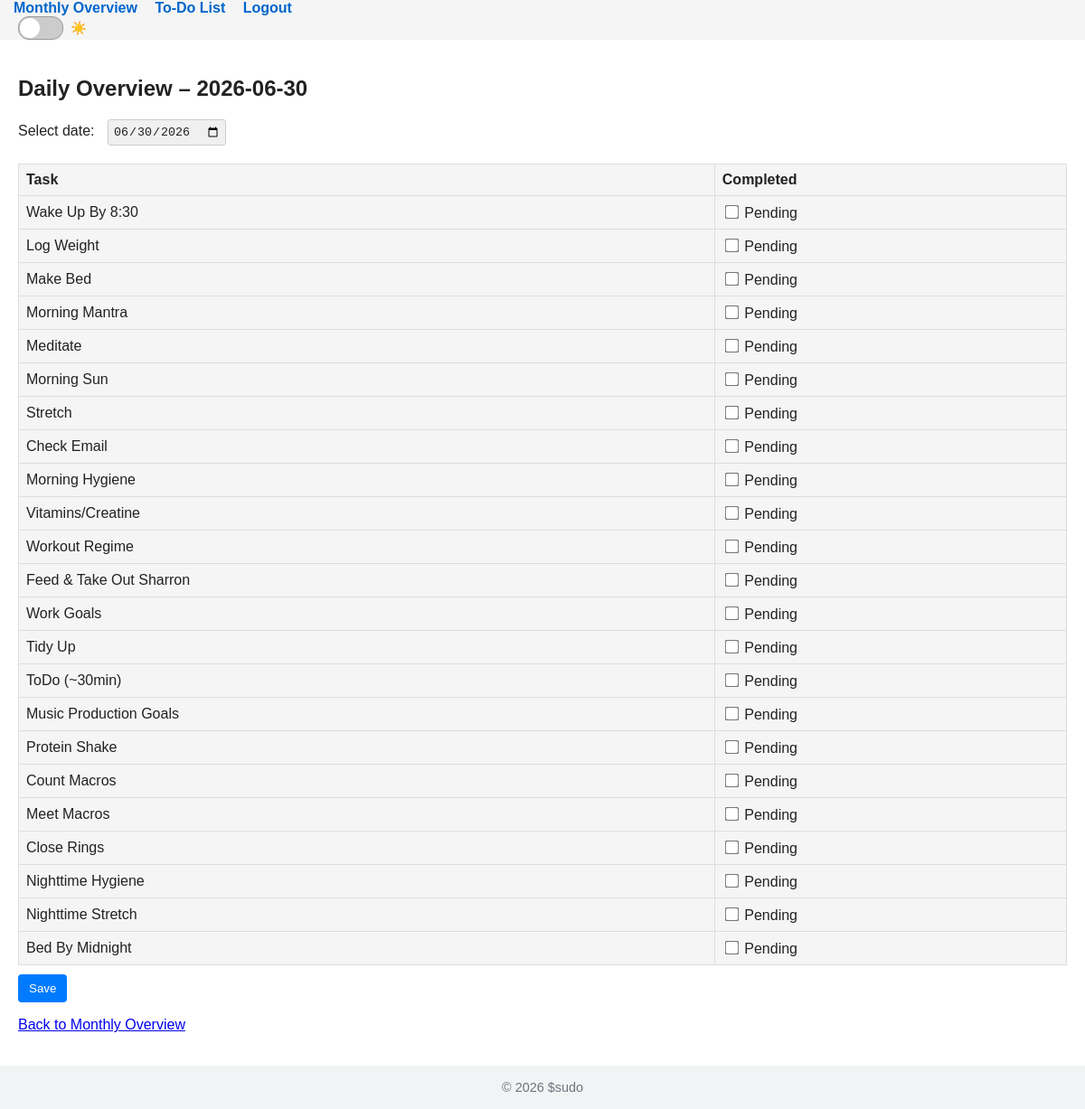
The app's page /daily (signed in) with its own data.
### app/models.py (models this page shows)
class TaskList(db.Model):
    __tablename__ = 'task_lists'
    id = db.Column(db.Integer, primary_key=True)
    user_id = db.Column(db.Integer, db.ForeignKey('users.id'), nullable=False)
    name = db.Column(db.String(200), nullable=False)
    position = db.Column(db.Integer, nullable=False, default=0)

### app/routes/tasks.py (the view, shortened to what this page needs)
@bp.route('/daily', methods=['GET', 'POST'])
@login_required
def daily():
    date_str = request.args.get('date')
    if not date_str:
        date_str = date.today().isoformat()
    try:
        date.fromisoformat(date_str)
    except ValueError:
        return redirect(url_for('main.monthly'))
    statuses = get_daily_status(current_user, date_str)
    task_names = [t.name for t in TaskList.query.filter_by(user_id=current_user.id).order_by(TaskList.position).all()]
    return render_template(
        'tasks/daily.html',
        date=date_str,
        tasks=task_names,
        statuses=statuses,
    )

### app/__init__.py (called while the page is built)
def create_app(config_name: str = 'development') -> Flask:
    app = Flask(__name__, instance_relative_config=True)
    from .config import DevelopmentConfig, ProductionConfig
    config_cls = {
        'development': DevelopmentConfig,
        'production': ProductionConfig
    }[config_name]
    app.config.from_object(config_cls)
    try:
        os.makedirs(app.instance_path, exist_ok=True)
    except OSError as exc:  # pragma: no cover
        raise RuntimeError(f'Failed to create instance folder: {exc}')
    db.init_app(app)
    login_manager.init_app(app)
    csrf.init_app(app)
    from .routes import bp as main_bp
    app.register_blueprint(main_bp)
    with app.app_context():
        db.create_all()
    @app.context_processor
    def inject_current_year():
        return {'current_year': __import__('datetime').datetime.utcnow().year}
    return app

### app/helpers.py (called while the page is built)
def get_daily_status(user, date_str):
    day_obj = date.fromisoformat(date_str)
    tasks = TaskList.query.filter_by(user_id=user.id).order_by(TaskList.position).all()
    status_map = {t.name: False for t in tasks}
    for dt in DailyTask.query.filter_by(user_id=user.id, date=day_obj).all():
        task_name = TaskList.query.get(dt.task_id).name
        status_map[task_name] = dt.status
    return status_map

### app/models.py (called while the page is built)
@login_manager.user_loader
def load_user(user_id: str):
    return User.query.get(int(user_id))

### app/templates/tasks/daily.html (shortened to what this page needs)
{% extends "base.html" %}
{% block content %}
<h2>Daily Overview – {{ date }}</h2>
<form method="get" action="{{ url_for('main.daily') }}">
    <label for="date-select">Select date:</label>
    <input type="date" id="date-select" name="date" value="{{ date }}" onchange="this.form.submit()">
</form>
<form method="post" action="{{ url_for('main.daily', date=date) }}">
    <table class="task-table">
        <thead>
            <tr>
                <th>Task</th>
                <th>Completed</th>
            </tr>
        </thead>
        <tbody>
            {% for task in tasks %}
            <tr>
                <td>{{ task }}</td>
                <td>
                    <input type="checkbox" name="task_{{ loop.index0 }}"
                           id="task_{{ loop.index0 }}"
                           {% if statuses[task] %}checked{% endif %}>
                    <label for="task_{{ loop.index0 }}">
                        {% if statuses[task] %}Done{% else %}Pending{% endif %}
                    </label>
                </td>
            </tr>
            {% endfor %}
        </tbody>
    </table>
    <button type="submit">Save</button>
</form>
<p><a href="{{ url_for('main.monthly') }}">Back to Monthly Overview</a></p>
{% endblock %}

### app/static/css/main.css (style rules this page uses)
:root { --bg: #ffffff; --text: #222222; --header-bg: #f5f5f5; --header-text: #222222; --link: #0066cc; --link-hover: #004488; --table-border: #ddd; --completed-bg: #28a745; --completed-text: #fff; --incomplete-bg: #dc3545; --incomplete-text: #fff; --button-bg: #007bff; --button-text: #fff; --button-hover: #0056b3; --input-bg: #f0f0f0; --input-text: #222222; --input-border:#ccc; }
body { margin: 0; font-family: Arial, Helvetica, sans-serif; background-color: var(--bg); color: var(--text); }
table { width: 100%; border-collapse: collapse; margin-top: 20px; }
table th, table td { border: 1px solid var(--table-border); padding: 5px; text-align: center; color: var(--text); }
.task-table { background-color: var(--header-bg); }
.task-table th, .task-table td { border: 1px solid var(--table-border); padding: 8px; text-align: left; }
button { padding: 8px 12px; background-color: var(--button-bg); color: var(--button-text); border: none; border-radius: 4px; cursor: pointer; margin-top: 10px; transition: background-color 0.2s; }
input[type="date"] { padding: 5px; margin-left: 10px; background-color: var(--input-bg); color: var(--input-text); border: 1px solid var(--input-border); border-radius: 3px; }
input[type="checkbox"] { transform: scale(1.2); }
form { margin: 0.5rem 0; }

### records on screen
TaskList: name "Wake Up By 8:30", shows "Pending"
TaskList: name "Log Weight", shows "Pending"
TaskList: name "Make Bed", shows "Pending"
TaskList: name "Morning Mantra", shows "Pending"
TaskList: name "Meditate", shows "Pending"
TaskList: name "Morning Sun", shows "Pending"
TaskList: name "Stretch", shows "Pending"
TaskList: name "Check Email", shows "Pending"
TaskList: name "Morning Hygiene", shows "Pending"
TaskList: name "Vitamins/Creatine", shows "Pending"
TaskList: name "Workout Regime", shows "Pending"
TaskList: name "Feed & Take Out Sharron", shows "Pending"
TaskList: name "Work Goals", shows "Pending"
TaskList: name "Tidy Up", shows "Pending"
TaskList: name "ToDo (~30min)", shows "Pending"
TaskList: name "Music Production Goals", shows "Pending"
TaskList: name "Protein Shake", shows "Pending"
TaskList: name "Count Macros", shows "Pending"
TaskList: name "Meet Macros", shows "Pending"
TaskList: name "Close Rings", shows "Pending"
TaskList: name "Nighttime Hygiene", shows "Pending"
TaskList: name "Nighttime Stretch", shows "Pending"
TaskList: name "Bed By Midnight", shows "Pending"

### other values on screen
{{ date }} "2026-06-30"
{{ current_year }} "2026"
